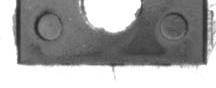
#> input picture 备用/cropabove.jpg, 216 x 88 px
$ python cvfindcorn.py
#> lines starting #> are read from the running program, lines starting #| are printed output that depends on the picture; after the words box and inside, x2 and y2 are one past the last pixel; in counts of white or black regions, pixels touching at a corner belong together
#!/usr/bin/env python
# -*- coding:utf-8 _*-
__author__ = 'LJjia'
# *******************************************************************
#     Filename @  SimpleTest.py
#       Author @  Jia LiangJun
#  Create date @  2019/04/29 10:22
#        Email @  LJjiahf@163.com
#  Description @  仅仅用于简单测试文件样例
# ********************************************************************

import cv2
import pickle
def corner_detection(flag_location ,img_name):
#> called with flag_location = 0, img_name = 'cropabove.jpg'
    img = cv2.imread(img_name,cv2.IMREAD_GRAYSCALE)
#> img is the input picture: shape (88, 216); min 37, max 255, mean 161.6
    if img.any:
        dst = cv2.cornerHarris(img, 4, 3, 0.06)
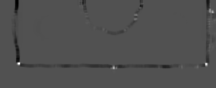
#> dst: shape (88, 216) float32; min -0.00187, max 0.00401, mean -3.06e-05; drawn with min black and max white
        R = dst > 0.1 * dst.max()#shape得到的是（y,x）
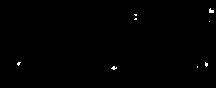
#> R: shape (88, 216) bool; 0.35% white in thin lines or dots, all inside (x1, y1, x2, y2) = (17, 8, 214, 70)
        x_end = R.shape[1]//3
#> x_end = 72
        x_start = (R.shape[1]//3)*2
#> x_start = 144
        y_end = R.shape[0]//3
#> y_end = 29
        y_start = (R.shape[0]//3)*2
#> y_start = 58
        # print(x_end)
        # print(x_start)
        coordinate_x_1 = []#储存得到的点用
        coordinate_y_1 = []
        coordinate_x_2 = []
        coordinate_y_2 = []
        final_left = []   #最终得到的左边坐标
        final_right = []   #最终得到的右边坐标
        '''--- 获得左边区域点---'''
        for i in range(0, x_end):  # j是纵长度，i是横长度
            for j in range(y_end, y_start):
                if R[j][i] == True:
                    coordinate_x_1.append(i)
                    coordinate_y_1.append(j)
#> after the loop, coordinate_x_1 = []; coordinate_y_1 = []
        coordinate_x_1 = sorted(coordinate_x_1)
        coordinate_y_1 = sorted(coordinate_y_1)

        '''--- 获得右边区域点---'''
        for i in range(x_start, R.shape[1]):  # j是纵长度，i是横长度
            for j in range(y_end, y_start):
                if R[j][i] == True:
                        coordinate_x_2.append(i)
                        coordinate_y_2.append(j)
#> after the loop, coordinate_x_2 = []; coordinate_y_2 = []
        coordinate_x_2 = sorted(coordinate_x_2)
        coordinate_y_2 = sorted(coordinate_y_2)
        print('参数：' + '\n', coordinate_x_1, '\n', coordinate_y_1, '\n', coordinate_x_2, '\n', coordinate_y_2, '\n')
#| 参数：
#|  []
#|  []
#|  []
#|  []
        '''---两种取角点方式，以flag_location区分---'''
        if flag_location == 0:
            if not(coordinate_x_1 and coordinate_y_1 and coordinate_x_2 and coordinate_x_2):
                print('有未检测到角点区域，请重新取图！')
            else:

                '''---得到左边x坐标---'''
                data = sorted(coordinate_x_1)#排序
                '''---取中位数---'''
                # size = len(data)
                '''---取极值---'''
                x_2 = min(data)
                final_left.append(x_2)

                '''---得到左边y坐标---'''
                data = sorted(coordinate_y_1)#排序
                '''---取中位数---'''
                '''---取极值---'''
                x_2 = max(data)
                final_left.append(x_2)

                '''---得到右边x坐标---'''
                data = sorted(coordinate_x_2)#排序
                '''---取中位数---'''
                '''---取极值---'''
                x_2=max(data)
                final_right.append(x_2)

                '''---得到右边y坐标---'''
                data = sorted(coordinate_y_2)#排序
                '''---取中位数---'''
                '''---取极值---'''
                x_2=max(data)
                # if abs(x_1 - x_2) < 10:
                #
                # else:
                #     final_right.append(x_2)
                final_right.append(x_2)
                '''---合并参数---'''

                print('结果：',final_left,final_right)
        elif flag_location == 1:
            if not(coordinate_x_1 and coordinate_y_1 and coordinate_x_2 and coordinate_x_2):
                print('有未检测到角点区域，请重新取图！')
            else:
                '''---得到左边x坐标---'''
                data = sorted(coordinate_x_1)#排序
                '''---取中位数---'''
                # size = len(data)
                '''---取极值---'''
                x_2 = min(data)
                final_left.append(x_2)

                '''---得到左边y坐标---'''
                data = sorted(coordinate_y_1)#排序
                '''---取中位数---'''
                '''---取极值---'''
                x_2 = min(data)
                final_left.append(x_2)

                '''---得到右边x坐标---'''
                data = sorted(coordinate_x_2)#排序
                '''---取中位数---'''
                '''---取极值---'''
                x_2=max(data)
                final_right.append(x_2)

                '''---得到右边y坐标---'''
                data = sorted(coordinate_y_2)#排序
                '''---取中位数---'''
                '''---取极值---'''
                x_2=min(data)
                # if abs(x_1 - x_2) < 10:
                #
                # else:
                #     final_right.append(x_2)
                final_right.append(x_2)
                '''---合并参数---'''

                print('结果：',final_left,final_right)
        else:
            print('没有这个图像！')

    return (final_left,final_right)
if __name__ == '__main__':
    flag = 0
    corner_detection(flag,'cropabove.jpg')


    # [6 lines of commented-out code are left out]
